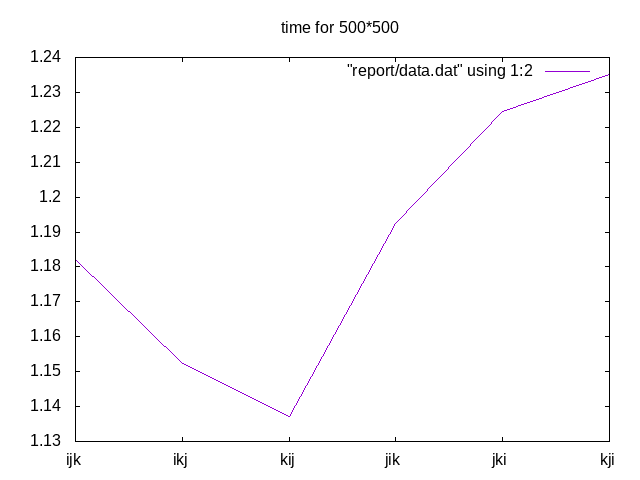

This figure's gnuplot source:
set terminal png
set output "report/graph.png"
set xtics ("ijk" 0,"ikj" 1,"kij" 2,"jik" 3,"jki" 4,"kji" 5)
set title "time for 500*500"
plot "report/data.dat" using 1:2 with lines
